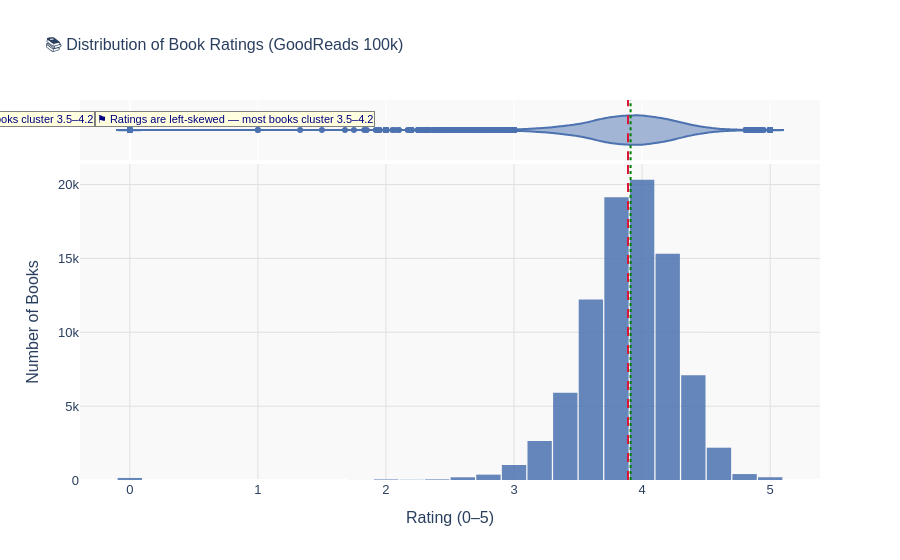

The notebook cell saved with this chart:
### Markdown cell above
### Figure 1 · Rating Distribution — Interactive Histogram
*Converted from: Matplotlib Chart 4 + Seaborn histplot with KDE*

### Code cell
# ── Figure 1: Interactive Rating Distribution ─────────────────────────────────
fig1 = px.histogram(
    df,
    x='rating',
    nbins=40,
    title='📚 Distribution of Book Ratings (GoodReads 100k)',
    labels={'rating': 'Rating (0–5)', 'count': 'Number of Books'},
    color_discrete_sequence=['#4C72B0'],
    opacity=0.85,
    marginal='violin',          # mini violin above histogram
    hover_data={'rating': ':.2f'}
)

# Add mean & median vertical lines
mean_r   = df['rating'].mean()
median_r = df['rating'].median()

fig1.add_vline(x=mean_r,   line_color='crimson',  line_dash='dash',
               annotation_text=f'Mean = {mean_r:.2f}',
               annotation_position='top right')
fig1.add_vline(x=median_r, line_color='green',    line_dash='dot',
               annotation_text=f'Median = {median_r:.2f}',
               annotation_position='top left')

fig1.update_layout(
    plot_bgcolor='#f9f9f9',
    paper_bgcolor='white',
    font=dict(family='Arial', size=13),
    title_font_size=16,
    bargap=0.05,
    xaxis=dict(title='Rating (0–5)', showgrid=True, gridcolor='#e0e0e0'),
    yaxis=dict(title='Number of Books', showgrid=True, gridcolor='#e0e0e0'),
    annotations=[dict(
        x=0.02, y=0.97, xref='paper', yref='paper',
        text='⚑ Ratings are left-skewed — most books cluster 3.5–4.2',
        showarrow=False, bgcolor='lightyellow', bordercolor='gray',
        font=dict(size=11, color='navy')
    )]
)

fig1.show()
print(f"Figure 1 ready — Mean={mean_r:.2f}, Median={median_r:.2f}")

### Figure 1 — Plotly figure (JSON) as saved in the notebook; plotly's stock layout.template omitted (floating-point values rounded to 4 significant figures; data arrays with more than 128 entries replaced by an {"elided": "..."} marker saying what was removed)
{"data": [{"bingroup": "x", "hovertemplate": "Rating (0–5)=%{x:.2f}<br>count=%{y}<extra></extra>", "legendgroup": "", "marker": {"color": "#4C72B0", "opacity": 0.85, "pattern": {"shape": ""}}, "name": "", "nbinsx": 40, "orientation": "v", "showlegend": false, "type": "histogram", "x": {"elided": "87209 float values"}, "xaxis": "x", "yaxis": "y"}, {"hovertemplate": "Rating (0–5)=%{x:.2f}<extra></extra>", "legendgroup": "", "marker": {"color": "#4C72B0"}, "name": "", "scalegroup": "x", "showlegend": false, "type": "violin", "x": {"elided": "87209 float values"}, "xaxis": "x2", "yaxis": "y2"}], "layout": {"annotations": [{"bgcolor": "lightyellow", "bordercolor": "gray", "font": {"color": "navy", "size": 11}, "showarrow": false, "text": "⚑ Ratings are left-skewed — most books cluster 3.5–4.2", "x": 0.02, "xanchor": "left", "xref": "paper", "y": 0.97, "yanchor": "top", "yref": "paper"}, {"bgcolor": "lightyellow", "bordercolor": "gray", "font": {"color": "navy", "size": 11}, "showarrow": false, "text": "⚑ Ratings are left-skewed — most books cluster 3.5–4.2", "x": 0.02, "xanchor": "left", "xref": "paper", "y": 0.97, "yanchor": "top", "yref": "paper"}, {"bgcolor": "lightyellow", "bordercolor": "gray", "font": {"color": "navy", "size": 11}, "showarrow": false, "text": "⚑ Ratings are left-skewed — most books cluster 3.5–4.2", "x": 0.02, "xanchor": "right", "xref": "paper", "y": 0.97, "yanchor": "top", "yref": "paper"}, {"bgcolor": "lightyellow", "bordercolor": "gray", "font": {"color": "navy", "size": 11}, "showarrow": false, "text": "⚑ Ratings are left-skewed — most books cluster 3.5–4.2", "x": 0.02, "xanchor": "right", "xref": "paper", "y": 0.97, "yanchor": "top", "yref": "paper"}], "bargap": 0.05, "barmode": "relative", "font": {"family": "Arial", "size": 13}, "legend": {"tracegroupgap": 0}, "paper_bgcolor": "white", "plot_bgcolor": "#f9f9f9", "shapes": [{"line": {"color": "crimson", "dash": "dash"}, "type": "line", "x0": 3.89, "x1": 3.89, "xref": "x", "y0": 0, "y1": 1, "yref": "y domain"}, {"line": {"color": "crimson", "dash": "dash"}, "type": "line", "x0": 3.89, "x1": 3.89, "xref": "x2", "y0": 0, "y1": 1, "yref": "y2 domain"}, {"line": {"color": "green", "dash": "dot"}, "type": "line", "x0": 3.91, "x1": 3.91, "xref": "x", "y0": 0, "y1": 1, "yref": "y domain"}, {"line": {"color": "green", "dash": "dot"}, "type": "line", "x0": 3.91, "x1": 3.91, "xref": "x2", "y0": 0, "y1": 1, "yref": "y2 domain"}], "title": {"font": {"size": 16}, "text": "📚 Distribution of Book Ratings (GoodReads 100k)"}, "xaxis": {"anchor": "y", "domain": [0, 1], "gridcolor": "#e0e0e0", "showgrid": true, "title": {"text": "Rating (0–5)"}}, "xaxis2": {"anchor": "y2", "domain": [0, 1], "matches": "x", "showgrid": true, "showticklabels": false}, "yaxis": {"anchor": "x", "domain": [0, 0.8316], "gridcolor": "#e0e0e0", "showgrid": true, "title": {"text": "Number of Books"}}, "yaxis2": {"anchor": "x2", "domain": [0.8416, 1], "matches": "y2", "showgrid": false, "showline": false, "showticklabels": false, "ticks": ""}}}
